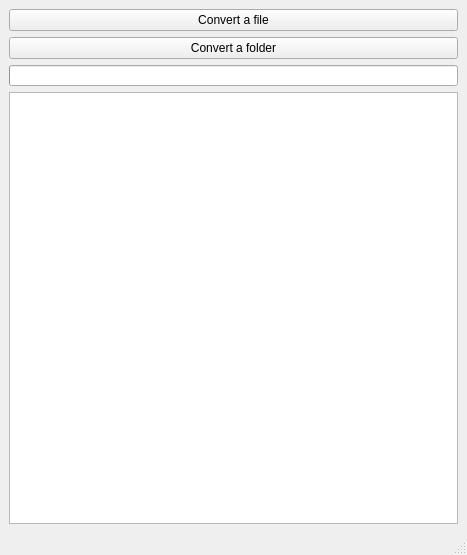
<?xml version="1.0" encoding="UTF-8"?>
<ui version="4.0">
 <class>MainWindow</class>
 <widget class="QMainWindow" name="MainWindow">
  <property name="windowModality">
   <enum>Qt::WindowModal</enum>
  </property>
  <property name="geometry">
   <rect>
    <x>0</x>
    <y>0</y>
    <width>467</width>
    <height>555</height>
   </rect>
  </property>
  <property name="sizePolicy">
   <sizepolicy hsizetype="Maximum" vsizetype="Maximum">
    <horstretch>0</horstretch>
    <verstretch>0</verstretch>
   </sizepolicy>
  </property>
  <property name="contextMenuPolicy">
   <enum>Qt::NoContextMenu</enum>
  </property>
  <property name="windowTitle">
   <string notr="true">SVGB2SVG</string>
  </property>
  <widget class="QWidget" name="centralwidget">
   <property name="sizePolicy">
    <sizepolicy hsizetype="Expanding" vsizetype="Expanding">
     <horstretch>0</horstretch>
     <verstretch>0</verstretch>
    </sizepolicy>
   </property>
   <property name="font">
    <font>
     <pointsize>9</pointsize>
    </font>
   </property>
   <property name="contextMenuPolicy">
    <enum>Qt::NoContextMenu</enum>
   </property>
   <layout class="QGridLayout" name="gridLayout">
    <item row="2" column="0">
     <widget class="QProgressBar" name="progressBar">
      <property name="enabled">
       <bool>true</bool>
      </property>
      <property name="font">
       <font>
        <pointsize>8</pointsize>
       </font>
      </property>
      <property name="contextMenuPolicy">
       <enum>Qt::NoContextMenu</enum>
      </property>
      <property name="accessibleDescription">
       <string notr="true"/>
      </property>
      <property name="value">
       <number>0</number>
      </property>
      <property name="textVisible">
       <bool>false</bool>
      </property>
      <property name="invertedAppearance">
       <bool>false</bool>
      </property>
      <property name="textDirection">
       <enum>QProgressBar::BottomToTop</enum>
      </property>
     </widget>
    </item>
    <item row="0" column="0">
     <widget class="QPushButton" name="file">
      <property name="sizePolicy">
       <sizepolicy hsizetype="Expanding" vsizetype="Fixed">
        <horstretch>0</horstretch>
        <verstretch>0</verstretch>
       </sizepolicy>
      </property>
      <property name="font">
       <font>
        <pointsize>9</pointsize>
       </font>
      </property>
      <property name="contextMenuPolicy">
       <enum>Qt::NoContextMenu</enum>
      </property>
      <property name="text">
       <string>Convert a file</string>
      </property>
     </widget>
    </item>
    <item row="1" column="0">
     <widget class="QPushButton" name="folder">
      <property name="sizePolicy">
       <sizepolicy hsizetype="Expanding" vsizetype="Fixed">
        <horstretch>0</horstretch>
        <verstretch>0</verstretch>
       </sizepolicy>
      </property>
      <property name="font">
       <font>
        <pointsize>9</pointsize>
       </font>
      </property>
      <property name="contextMenuPolicy">
       <enum>Qt::NoContextMenu</enum>
      </property>
      <property name="text">
       <string>Convert a folder</string>
      </property>
     </widget>
    </item>
    <item row="3" column="0">
     <widget class="QPlainTextEdit" name="plainTextEdit">
      <property name="sizePolicy">
       <sizepolicy hsizetype="Ignored" vsizetype="Ignored">
        <horstretch>0</horstretch>
        <verstretch>0</verstretch>
       </sizepolicy>
      </property>
      <property name="font">
       <font>
        <pointsize>8</pointsize>
       </font>
      </property>
      <property name="focusPolicy">
       <enum>Qt::NoFocus</enum>
      </property>
      <property name="contextMenuPolicy">
       <enum>Qt::NoContextMenu</enum>
      </property>
      <property name="toolTip">
       <string notr="true"/>
      </property>
      <property name="statusTip">
       <string notr="true"/>
      </property>
      <property name="whatsThis">
       <string notr="true"/>
      </property>
      <property name="accessibleName">
       <string notr="true"/>
      </property>
      <property name="accessibleDescription">
       <string notr="true"/>
      </property>
      <property name="locale">
       <locale language="English" country="UnitedStates"/>
      </property>
      <property name="verticalScrollBarPolicy">
       <enum>Qt::ScrollBarAsNeeded</enum>
      </property>
      <property name="horizontalScrollBarPolicy">
       <enum>Qt::ScrollBarAlwaysOff</enum>
      </property>
      <property name="documentTitle">
       <string notr="true"/>
      </property>
      <property name="undoRedoEnabled">
       <bool>false</bool>
      </property>
      <property name="readOnly">
       <bool>true</bool>
      </property>
      <property name="plainText">
       <string notr="true"/>
      </property>
      <property name="textInteractionFlags">
       <set>Qt::NoTextInteraction</set>
      </property>
     </widget>
    </item>
   </layout>
  </widget>
  <widget class="QMenuBar" name="menubar">
   <property name="geometry">
    <rect>
     <x>0</x>
     <y>0</y>
     <width>467</width>
     <height>22</height>
    </rect>
   </property>
  </widget>
  <widget class="QStatusBar" name="statusBar"/>
  <action name="actionSingle_File">
   <property name="text">
    <string>Single File</string>
   </property>
  </action>
  <action name="actionExit">
   <property name="text">
    <string>Exit</string>
   </property>
  </action>
  <action name="actionAbout">
   <property name="text">
    <string>About</string>
   </property>
  </action>
 </widget>
 <resources/>
 <connections>
  <connection>
   <sender>actionExit</sender>
   <signal>triggered()</signal>
   <receiver>MainWindow</receiver>
   <slot>close()</slot>
   <hints>
    <hint type="sourcelabel">
     <x>-1</x>
     <y>-1</y>
    </hint>
    <hint type="destinationlabel">
     <x>136</x>
     <y>142</y>
    </hint>
   </hints>
  </connection>
 </connections>
</ui>
